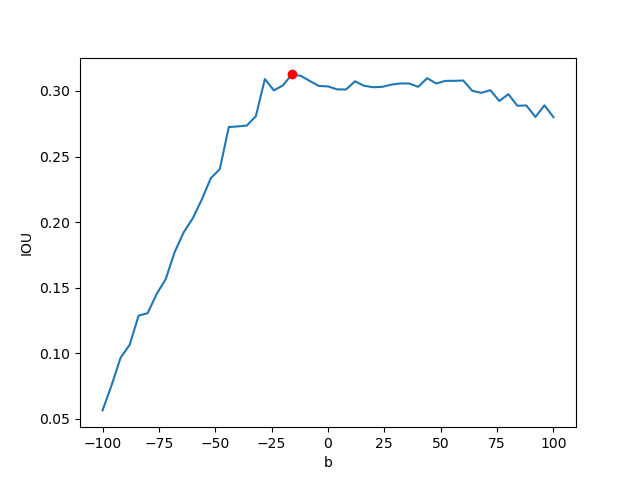
#> input picture brightness_chart_-100_100_step_5.png, 640 x 480 px
$ python extractor.py ../../brightness_chart_-100_100_step_5.png
#> lines starting #> are read from the running program, lines starting #| are printed output that depends on the picture
#> further down, img is the input picture: shape (480, 640, 3); mean B, G, R 251.9, 251.6, 251.3
import cv2, sys
from skimage import feature
import numpy as np


class LBP:
	def __init__(self, num_points=8, radius=2, eps=1e-6, resize=100):
		self.num_points = num_points * radius
		self.radius = radius
		self.eps = eps
		self.resize = resize

	def extract(self, img):
		img = cv2.cvtColor(img, cv2.COLOR_BGR2GRAY)
#> img: shape (480, 640)
		img = cv2.resize(img, (self.resize, self.resize))
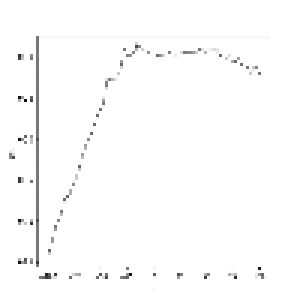
#> img: shape (100, 100) (shown 3 times larger); min 16, max 255, mean 252

		lbp = feature.local_binary_pattern(img, self.num_points, self.radius, method="uniform")
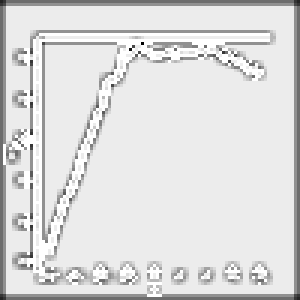
#> lbp: shape (100, 100) float64 (shown 3 times larger); min 3, max 17, mean 15.17; drawn with min black and max white

		# [4 lines of commented-out code are left out]

		n_bins = int(lbp.max() + 1)
#> n_bins = 18
		hist, _ = np.histogram(lbp, density=True, bins=n_bins, range=(0, n_bins))
#> hist = 18 values, max 0.722 at index 16, min 0 at index 0, mean 0.0556

		return hist


if __name__ == '__main__':
	fname = sys.argv[1]
	img = cv2.imread(fname)
	extractor = LBP()
	features = extractor.extract(img)
#> features has the same summary as hist in extract
	print(features)
#| [0.000e+00 0.000e+00 0.000e+00 1.000e-04 1.000e-04 4.000e-04 1.500e-03
#|  2.000e-03 1.400e-03 4.290e-02 6.800e-03 7.480e-02 1.330e-02 1.310e-02
#|  2.010e-02 1.720e-02 7.219e-01 8.440e-02]

$ run again, on gamma_chart_0_10_step_0_1.png
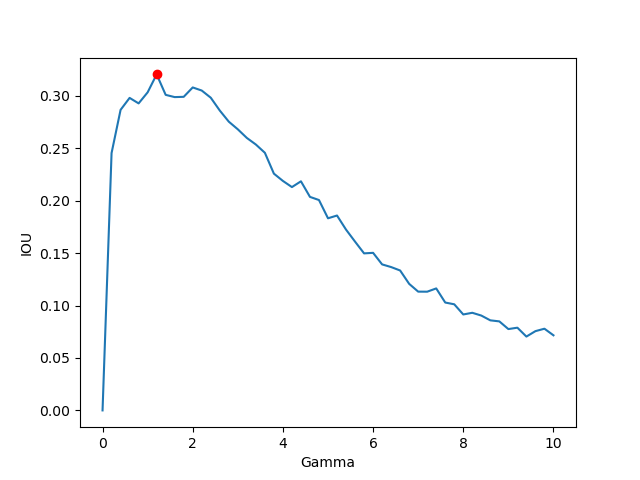
#> input picture gamma_chart_0_10_step_0_1.png, 640 x 480 px
#> img is the input picture: shape (480, 640, 3); mean B, G, R 252, 251.6, 251.1
#> in extract, `img = cv2.resize(img, (self.resize, self.resize))`:
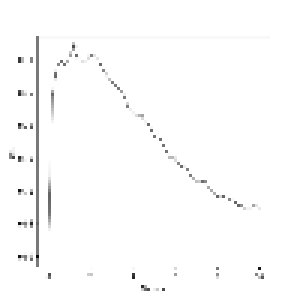
#> img: shape (100, 100) (shown 3 times larger); min 11, max 255, mean 252
#> in extract, `lbp = feature.local_binary_pattern(img, self.num_points, self.radius, ..`:
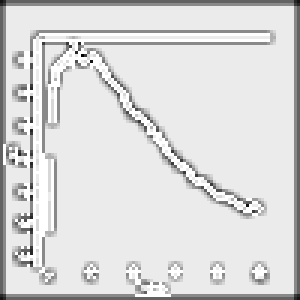
#> lbp: shape (100, 100) float64 (shown 3 times larger); min 4, max 17, mean 15.15; drawn with min black and max white
#> n_bins = 18
#> hist = 18 values, max 0.722 at index 16, min 0 at index 0, mean 0.0556
#> features has the same summary as hist in extract
#| [0.000e+00 0.000e+00 0.000e+00 0.000e+00 1.000e-04 6.000e-04 2.100e-03
#|  2.900e-03 2.500e-03 4.440e-02 4.200e-03 7.760e-02 9.800e-03 1.370e-02
#|  1.690e-02 2.100e-02 7.215e-01 8.270e-02]
